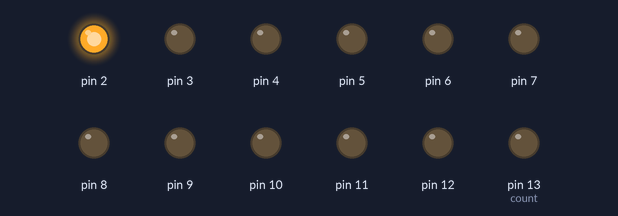
Recording of a sketch running on a simulated Arduino Uno, built with avr-gcc and run on an emulated ATmega328P. On the bench: output pins drawn as LEDs (lit = HIGH).

Above: at 0.05 s.
At 9.97 s:
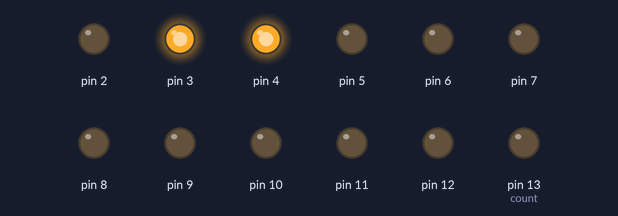
At 13.17 s:
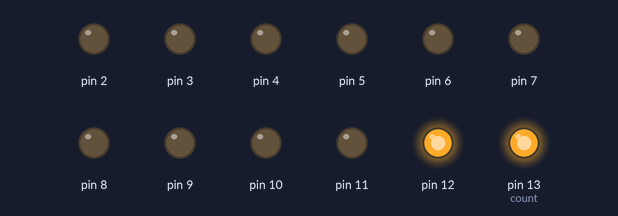
At 17.72 s:
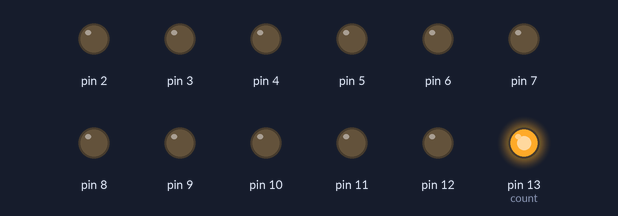
At 27.81 s:
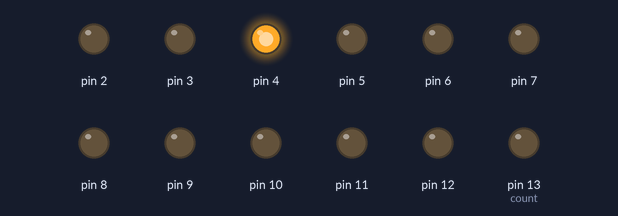
At 39.75 s:
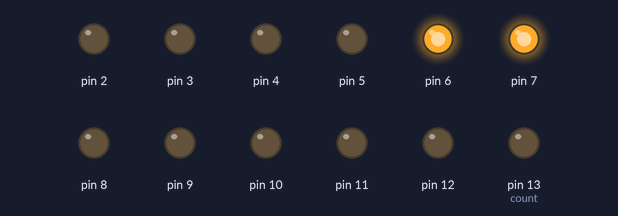
Timing chart, 0 to 40.0 s (numbered marks = the images above):
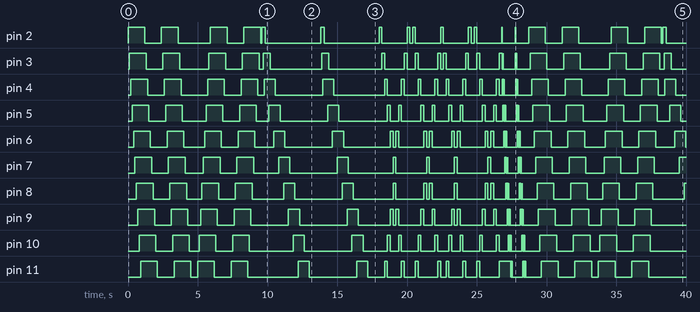

The sketch:

LED_blinking_pattern.ino
```cpp
///Watch youtube video of this code- https://youtu.be/4gLJhcK1WQc


void setup() {
  // initialize digital pin LED_BUILTIN as an output.
  for(int i=2; i<=13;i++){
    pinMode(i,OUTPUT);
    }


}

// the loop function runs over and over again forever
void loop() {

 effect_1();
 effect_1();

 effect_2();
 effect_2();

 effect_3();
 effect_3();

 effect_4();
 effect_4();

 effect_5();
 effect_5();

}

  void effect_1(){
    for(int i=2;i<14;i++){
      digitalWrite(i,HIGH);
      delay(100);
    }

    for(int i=2;i<14;i++){
      digitalWrite(i,LOW);
      delay(100);
    }
  }

  void effect_2(){
    for(int i=13;i>1;i--){
      digitalWrite(i,HIGH);
      delay(100);
    }

    for(int i=13;i>1;i--){
      digitalWrite(i,LOW);
      delay(100);
    }
  }

  void effect_3(){
    for(int i=2;i<14;i++){
     digitalWrite(i,HIGH);
     delay(100);
     digitalWrite(i +1,HIGH);
     delay(50);
     digitalWrite(i +2,HIGH);
     delay(100);
     digitalWrite(i,LOW);
     delay(100);
    }
  }


  void effect_4(){
    int count =13 ;
    for(int i=2;i<14;i++){
      clear();
      digitalWrite(i,HIGH);
      digitalWrite(count,HIGH);
      count--;

      if(count !=7){
        delay(200);
      }
    }

    for(int i=13;i>2;i--){
      clear();
      digitalWrite(i,HIGH);
      digitalWrite(count,HIGH);
      count++;
      if(count !=8);
      delay(200);
    }
  }

  void effect_5(){
    for(int i=2;i<14;i++)
    {
      digitalWrite(i,HIGH);
      delay(10);
      digitalWrite(i+1,HIGH);
      delay(10);
      digitalWrite(i,LOW);
      delay(10);

      digitalWrite(i+2,HIGH);
      delay(10);
      digitalWrite(i+1,LOW);
      delay(10);
      digitalWrite(i+3,HIGH);
      delay(10);
      digitalWrite(i+2,LOW);
      delay(20);
    }
  }


void clear(void){
  for (int i=2;i<14;i++){
    digitalWrite(i,LOW);
  }
}
```

Measured:
- by itself, pin 2: LOW → HIGH at 0.00 s, → LOW 1.2 s later, → HIGH 1.2 s later, → LOW 1.2 s later, … (38 changes in this stretch)
- by itself, pin 3: LOW → HIGH at 0.10 s, → LOW 1.2 s later, → HIGH 1.2 s later, → LOW 1.2 s later, … (44 changes in this stretch)
- by itself, pin 4: LOW → HIGH at 0.20 s, → LOW 1.2 s later, → HIGH 1.2 s later, → LOW 1.2 s later, … (50 changes in this stretch)
- by itself, pin 5: LOW → HIGH at 0.30 s, → LOW 1.2 s later, → HIGH 1.2 s later, → LOW 1.2 s later, … (50 changes in this stretch)
- by itself, pin 6: LOW → HIGH at 0.40 s, → LOW 1.2 s later, → HIGH 1.2 s later, → LOW 1.2 s later, … (50 changes in this stretch)
- by itself, pin 7: LOW → HIGH at 0.50 s, → LOW 1.2 s later, → HIGH 1.2 s later, → LOW 1.2 s later, … (41 changes in this stretch)
- by itself, pin 8: LOW → HIGH at 0.60 s, → LOW 1.2 s later, → HIGH 1.2 s later, → LOW 1.2 s later, … (45 changes in this stretch)
- by itself, pin 9: LOW → HIGH at 0.70 s, → LOW 1.2 s later, → HIGH 1.2 s later, → LOW 1.2 s later, … (48 changes in this stretch)
